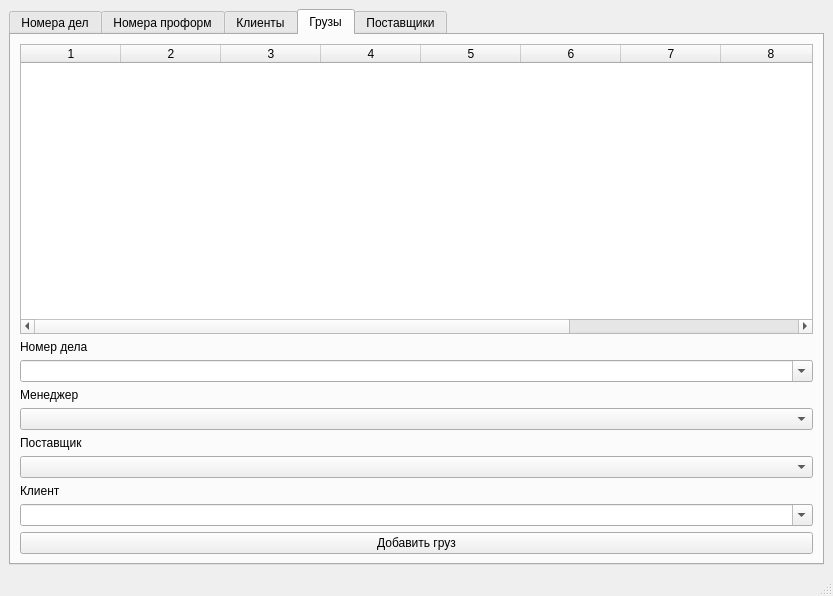
<?xml version="1.0" encoding="UTF-8"?>
<ui version="4.0">
 <class>MainWindow</class>
 <widget class="QMainWindow" name="MainWindow">
  <property name="geometry">
   <rect>
    <x>0</x>
    <y>0</y>
    <width>833</width>
    <height>596</height>
   </rect>
  </property>
  <property name="windowTitle">
   <string>MainWindow</string>
  </property>
  <widget class="QWidget" name="centralwidget">
   <layout class="QGridLayout" name="gridLayout_5">
    <item row="0" column="0">
     <widget class="QTabWidget" name="Case_tab">
      <property name="currentIndex">
       <number>3</number>
      </property>
      <widget class="QWidget" name="tab">
       <attribute name="title">
        <string>Номера дел</string>
       </attribute>
       <layout class="QGridLayout" name="gridLayout_4">
        <item row="0" column="0">
         <layout class="QGridLayout" name="gridLayout">
          <item row="2" column="0">
           <widget class="QComboBox" name="caseNameInput">
            <property name="sizePolicy">
             <sizepolicy hsizetype="Expanding" vsizetype="Fixed">
              <horstretch>0</horstretch>
              <verstretch>0</verstretch>
             </sizepolicy>
            </property>
           </widget>
          </item>
          <item row="0" column="0" colspan="2">
           <widget class="QTableWidget" name="caseTable"/>
          </item>
          <item row="5" column="0">
           <widget class="QComboBox" name="searchComboBox"/>
          </item>
          <item row="6" column="0">
           <widget class="QLineEdit" name="searchInput"/>
          </item>
          <item row="6" column="1">
           <widget class="QPushButton" name="searchButton">
            <property name="text">
             <string>Find</string>
            </property>
           </widget>
          </item>
          <item row="1" column="0">
           <widget class="QLabel" name="label_caseName">
            <property name="text">
             <string>Менеджер</string>
            </property>
           </widget>
          </item>
          <item row="3" column="0">
           <widget class="QPushButton" name="addCaseButton">
            <property name="sizePolicy">
             <sizepolicy hsizetype="Expanding" vsizetype="Fixed">
              <horstretch>0</horstretch>
              <verstretch>0</verstretch>
             </sizepolicy>
            </property>
            <property name="text">
             <string>Добавить дело</string>
            </property>
           </widget>
          </item>
          <item row="3" column="1">
           <widget class="QPushButton" name="deleteCaseButton">
            <property name="sizePolicy">
             <sizepolicy hsizetype="Expanding" vsizetype="Fixed">
              <horstretch>0</horstretch>
              <verstretch>0</verstretch>
             </sizepolicy>
            </property>
            <property name="text">
             <string>Удалить дело</string>
            </property>
           </widget>
          </item>
          <item row="4" column="0">
           <widget class="QLabel" name="label">
            <property name="text">
             <string>Выбери базу для поиска</string>
            </property>
           </widget>
          </item>
          <item row="2" column="1">
           <widget class="QComboBox" name="clientInput"/>
          </item>
          <item row="1" column="1">
           <widget class="QLabel" name="label_2">
            <property name="text">
             <string>Клиент</string>
            </property>
           </widget>
          </item>
         </layout>
        </item>
       </layout>
      </widget>
      <widget class="QWidget" name="tab_2">
       <attribute name="title">
        <string>Номера проформ</string>
       </attribute>
       <layout class="QGridLayout" name="gridLayout_6">
        <item row="0" column="0">
         <layout class="QGridLayout" name="gridLayout_2">
          <item row="1" column="0">
           <widget class="QLabel" name="label_caseNumber">
            <property name="text">
             <string>Номер дела</string>
            </property>
           </widget>
          </item>
          <item row="4" column="2">
           <widget class="QPushButton" name="deleteProformaButton">
            <property name="sizePolicy">
             <sizepolicy hsizetype="Expanding" vsizetype="Fixed">
              <horstretch>0</horstretch>
              <verstretch>0</verstretch>
             </sizepolicy>
            </property>
            <property name="text">
             <string>Удалить проформу</string>
            </property>
           </widget>
          </item>
          <item row="6" column="0" colspan="3">
           <widget class="QLineEdit" name="proformaCommentInput"/>
          </item>
          <item row="0" column="0" colspan="3">
           <widget class="QTableWidget" name="proformaTable"/>
          </item>
          <item row="5" column="0">
           <widget class="QLabel" name="label_proformaComment">
            <property name="text">
             <string>Комментарии</string>
            </property>
           </widget>
          </item>
          <item row="1" column="1">
           <widget class="QLabel" name="label_proformaName">
            <property name="text">
             <string>Менеджер</string>
            </property>
           </widget>
          </item>
          <item row="4" column="0">
           <widget class="QPushButton" name="addProformaButton">
            <property name="sizePolicy">
             <sizepolicy hsizetype="Expanding" vsizetype="Fixed">
              <horstretch>0</horstretch>
              <verstretch>0</verstretch>
             </sizepolicy>
            </property>
            <property name="text">
             <string>Добавить проформу</string>
            </property>
           </widget>
          </item>
          <item row="2" column="0">
           <widget class="QComboBox" name="proformaClientInput">
            <property name="sizePolicy">
             <sizepolicy hsizetype="Expanding" vsizetype="Fixed">
              <horstretch>0</horstretch>
              <verstretch>0</verstretch>
             </sizepolicy>
            </property>
           </widget>
          </item>
          <item row="2" column="1">
           <widget class="QComboBox" name="proformaNameInput">
            <property name="sizePolicy">
             <sizepolicy hsizetype="Expanding" vsizetype="Fixed">
              <horstretch>0</horstretch>
              <verstretch>0</verstretch>
             </sizepolicy>
            </property>
           </widget>
          </item>
         </layout>
        </item>
       </layout>
      </widget>
      <widget class="QWidget" name="tab_3">
       <attribute name="title">
        <string>Клиенты</string>
       </attribute>
       <layout class="QGridLayout" name="gridLayout_3">
        <item row="0" column="0">
         <layout class="QVBoxLayout" name="verticalLayout">
          <item>
           <widget class="QTableWidget" name="clientTable"/>
          </item>
          <item>
           <widget class="QLabel" name="label_clientName">
            <property name="sizePolicy">
             <sizepolicy hsizetype="Expanding" vsizetype="Preferred">
              <horstretch>0</horstretch>
              <verstretch>0</verstretch>
             </sizepolicy>
            </property>
            <property name="text">
             <string>Имя клиента</string>
            </property>
           </widget>
          </item>
          <item>
           <widget class="QLineEdit" name="clientNameInput"/>
          </item>
          <item>
           <widget class="QPushButton" name="deleteClientButton">
            <property name="sizePolicy">
             <sizepolicy hsizetype="Expanding" vsizetype="Fixed">
              <horstretch>0</horstretch>
              <verstretch>0</verstretch>
             </sizepolicy>
            </property>
            <property name="text">
             <string>Удалить клиента</string>
            </property>
           </widget>
          </item>
          <item>
           <widget class="QPushButton" name="addClientButton">
            <property name="sizePolicy">
             <sizepolicy hsizetype="Expanding" vsizetype="Fixed">
              <horstretch>0</horstretch>
              <verstretch>0</verstretch>
             </sizepolicy>
            </property>
            <property name="text">
             <string>Добавить клиента</string>
            </property>
           </widget>
          </item>
         </layout>
        </item>
       </layout>
      </widget>
      <widget class="QWidget" name="cargoTab">
       <attribute name="title">
        <string>Грузы</string>
       </attribute>
       <layout class="QGridLayout" name="gridLayout_8">
        <item row="0" column="0">
         <widget class="QTableWidget" name="cargoTable">
          <property name="columnCount">
           <number>10</number>
          </property>
          <column/>
          <column/>
          <column/>
          <column/>
          <column/>
          <column/>
          <column/>
          <column/>
          <column/>
          <column/>
         </widget>
        </item>
        <item row="3" column="0">
         <widget class="QLabel" name="label_4">
          <property name="text">
           <string>Менеджер</string>
          </property>
         </widget>
        </item>
        <item row="9" column="0">
         <widget class="QPushButton" name="addCargoButton">
          <property name="text">
           <string>Добавить груз</string>
          </property>
         </widget>
        </item>
        <item row="6" column="0">
         <widget class="QComboBox" name="cargoSupplierInput"/>
        </item>
        <item row="2" column="0">
         <widget class="QComboBox" name="cargoCaseNumberInput">
          <property name="editable">
           <bool>true</bool>
          </property>
         </widget>
        </item>
        <item row="8" column="0">
         <widget class="QComboBox" name="cargoCustomerInput">
          <property name="editable">
           <bool>true</bool>
          </property>
         </widget>
        </item>
        <item row="1" column="0">
         <widget class="QLabel" name="label_3">
          <property name="text">
           <string>Номер дела</string>
          </property>
         </widget>
        </item>
        <item row="5" column="0">
         <widget class="QLabel" name="label_5">
          <property name="text">
           <string>Поставщик</string>
          </property>
         </widget>
        </item>
        <item row="4" column="0">
         <widget class="QComboBox" name="cargoManagerInput"/>
        </item>
        <item row="7" column="0">
         <widget class="QLabel" name="label_6">
          <property name="text">
           <string>Клиент</string>
          </property>
         </widget>
        </item>
       </layout>
      </widget>
      <widget class="QWidget" name="suppliersTab">
       <attribute name="title">
        <string>Поставщики</string>
       </attribute>
       <layout class="QGridLayout" name="gridLayout_7">
        <item row="0" column="0">
         <widget class="QTableWidget" name="supplierTable">
          <property name="columnCount">
           <number>2</number>
          </property>
          <column/>
          <column/>
         </widget>
        </item>
        <item row="3" column="0">
         <widget class="QPushButton" name="addSupplierButton">
          <property name="text">
           <string>Добавить поставщика</string>
          </property>
         </widget>
        </item>
        <item row="1" column="0">
         <widget class="QLineEdit" name="supplierNameInput"/>
        </item>
        <item row="4" column="0">
         <widget class="QPushButton" name="deleteSupplierButton">
          <property name="text">
           <string>Удалить поставщика</string>
          </property>
         </widget>
        </item>
       </layout>
      </widget>
     </widget>
    </item>
   </layout>
  </widget>
  <widget class="QStatusBar" name="statusbar"/>
 </widget>
 <resources/>
 <connections/>
</ui>
